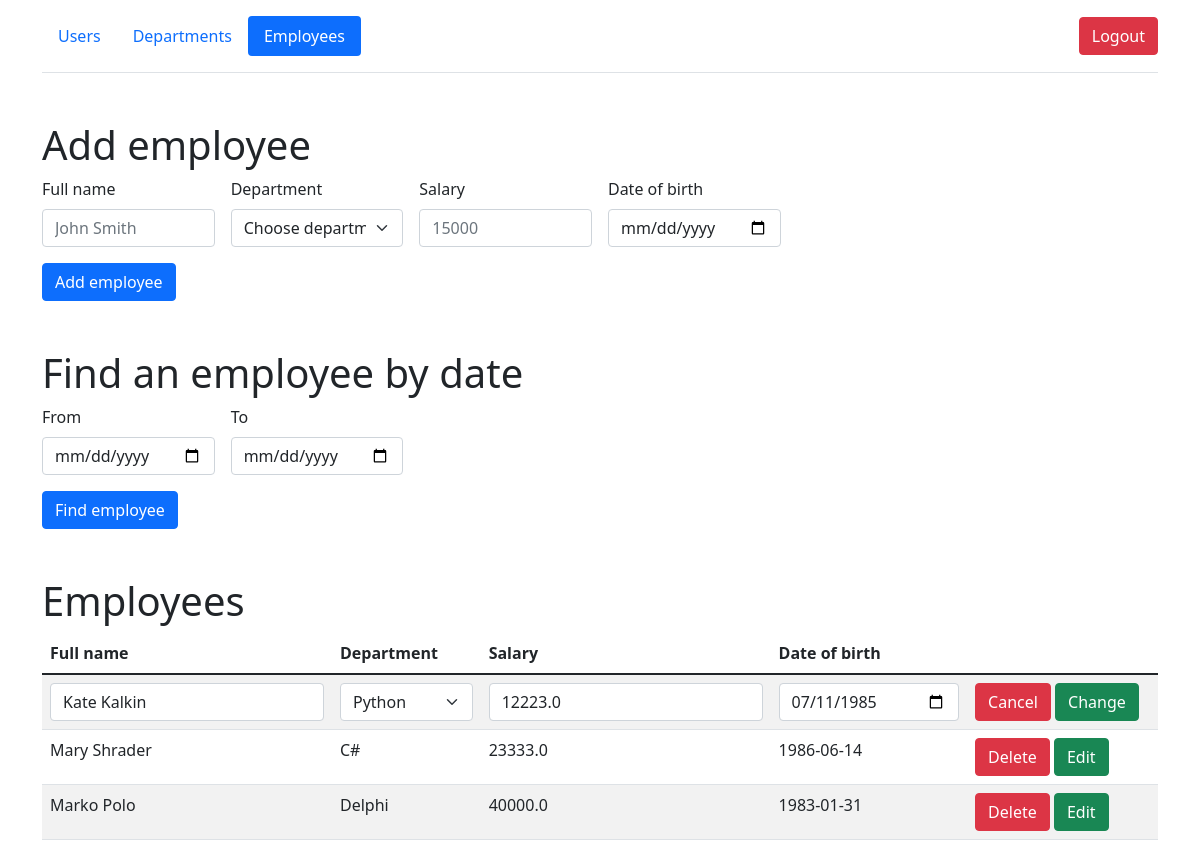
/employees/1/edit (signed in), run on the app's committed database.
### models/employees.py (models this page shows, shortened)
class Employees(db.Model):
    __table_args__ = {'extend_existing': True}
    id = db.Column(db.Integer, primary_key=True)
    department = db.Column(db.String(50), nullable=False)
    name = db.Column(db.String(50), nullable=False)
    birth_date = db.Column(db.Date, nullable=False)
    salary = db.Column(db.Float, nullable=False)

### views/views_employees.py (the view, shortened to what this page needs)
@api_employees.route('/employees/<int:id>/edit', methods=['GET', 'POST'])
@login_required
def edit_emp(id):
    if session.get('user') and session.get('user')[0] == ADMIN:
        departments = Departments.query.all()
        employees = Employees.query.all()
        if Employees.query.get(id):
            return render_template('employees.html', id=id, departments=departments, employees=employees)
        return redirect('/employees')

### views/views_employees.py (called while the page is built)
@api_employees.before_request
def check_session():
    if session.get('user'):
        users = User.query.filter_by(login=session.get('user')[0]).all()
        login_user(users[0])
        session.permanent = False
    else:
        return redirect('/')

### templates/employees.html (shortened to what this page needs)
{% extends 'base.html' %}
{% block body %}
<div class="container">
        <header class="d-flex flex-wrap align-items-center justify-content-center justify-content-md-between py-3 mb-4 border-bottom">
          <ul class="nav nav-pills">
              <li class="nav-item"><a href="/users" class="nav-link">Users</a></li>
            <li class="nav-item"><a href="/departments" class="nav-link">Departments</a></li>
            <li class="nav-item"><a href="/employees" class="nav-link active">Employees</a></li>
          </ul>
            <div class="col-md-3 text-end">
                <a href="/logout">
                    <button type="button" class="btn btn-danger">Logout</button>
                </a>
              </div>
        </header>
      </div>
 <div class="container mt-5">
        <h1>Add employee</h1>
      <form method="post" class="row g-3 needs-validation" novalidate>
                <div class="col-md-2">
                  <label for="validationCustom01" class="form-label">Full name</label>
                  <input type="text"  name="name" class="form-control" id="validationCustom01" placeholder="John Smith" required>
                </div>
                <div class="col-md-2">
                  <label for="validationCustom04" class="form-label">Department</label>
                  <select name="department" class="form-select" id="validationCustom04" required>
                    <option selected disabled value="">Choose department</option>
                  </select>
                </div>
                <div class="col-md-2">
                  <label for="validationCustom05" class="form-label">Salary</label>
                  <input name="salary" type="text" class="form-control" id="validationCustom05" placeholder="15000" required>
                </div>
                  <div class="col-md-2">
                    <label for="validationCustom05" class="form-label">Date of birth</label>
                    <input name="birth_date" id="validationCustom06" type="date" class="form-control">
                  </div>
              <div class="col-12">
                <button class="btn btn-primary" type="submit">Add employee</button>
              </div>
      </form>
 </div>
<div class="container mt-5">
    <h1>Find an employee by date</h1>
     <form id="find_by_date" method="post" class="row g-3 needs-validation" novalidate>
        <div class="col-md-2">
                    <label for="validationCustom05" class="form-label">From</label>
                    <input name="From" id="validationCustom0" type="date" class="form-control">
        </div>
         <div class="col-md-2">
                    <label for="validationCustom05" class="form-label">To</label>
                    <input name="To" id="validationCustom1" type="date" class="form-control">
        </div>
         <div class="col-12">
                <button class="btn btn-primary" type="submit">Find employee</button>
              </div>
     </form>
</div>
<div class="container mt-5">
    <h1>Employees</h1>
        <table id="data" class="table table-striped">
            <thead>
              <tr>
                <th>Full name</th>
                  <th>Department</th>
                  <th>Salary</th>
                  <th>Date of birth</th>
                  <th></th>
              </tr>
            </thead>
            <tbody>
              {% for emp in employees %}
              {% if emp.id == id %}
                  <form method="post" class="row g-3 needs-validation" novalidate>
                            <tr>
                                  <td><input type="text"  name="new_name" class="form-control" id="validationCustom08" value="{{ emp.name }}" required></td>
                                  <td><select name="new_department" class="form-select" id="validationCustom09"  required>
                                    <option selected >{{ emp.department }}</option>
                                  </select></td>
                                    <td><input name="new_salary" type="text" class="form-control" id="validationCustom10" value="{{ emp.salary }}" required></td>
                                    <td><input name="new_birth_date" id="validationCustom11" type="date" class="form-control" value="{{ emp.birth_date }}"></td>
                                    <td>
                                 <a href="/employees" class="btn btn-danger">Cancel</a>
                                <button class="btn btn-success" type="submit">Change</button>
                                </td>
                         </tr>
                  </form>
              {% else %}
                <tr>
                  <td>{{ emp.name }}</td>
                  <td>{{ emp.department }}</td>
                    <td>{{ emp.salary }}</td>
                    <td>{{ emp.birth_date }}</td>
                    <td>
                 <a href="/employees/{{ emp.id }}/del" class="btn btn-danger">Delete</a>
                <a href="/employees/{{ emp.id }}/edit" class="btn btn-success">Edit</a>
              </td>
                </tr>
                {% endif %}
              {% endfor %}
            </tbody>
        </table>
</div>
{% endblock %}

### data on the page
Employees: new_name "Kate Kalkin", new_department "Python", new_salary "12223.0", new_birth_date "07/11/1985"
Employees: name "Mary Shrader", department "C#", salary "23333.0", birth_date "1986-06-14"
Employees: name "Marko Polo", department "Delphi", salary "40000.0", birth_date "1983-01-31"
